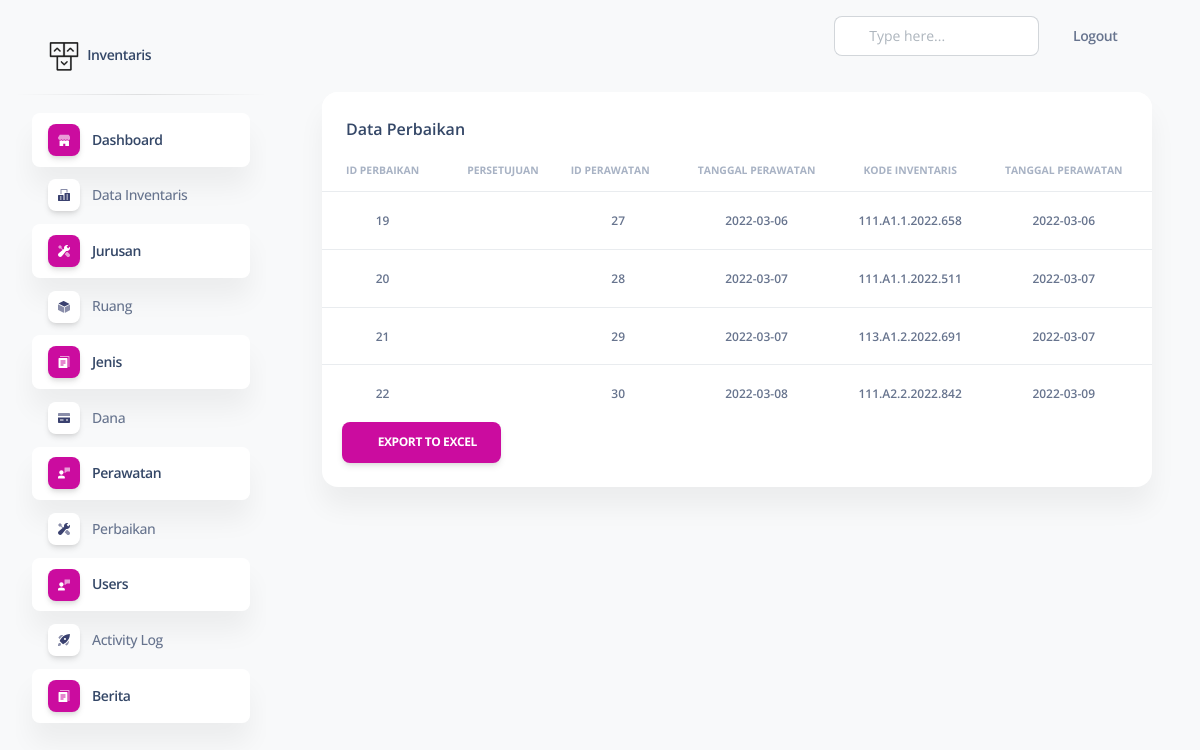
The app's page /includes/admin/index.php?page=data-perb (signed in) with its own data.
### tables this page shows
CREATE TABLE `perbaikan` (
  `id_perbaikan` int(11) NOT NULL,
  `id_perawatan` int(11) NOT NULL,
  `tanggal_perbaikan` date NOT NULL,
  `tanggal_selesai` date DEFAULT NULL,
  `status` int(11) NOT NULL,
  `id_users` int(11) NOT NULL,
  `id_inventaris` int(11) NOT NULL
);

CREATE TABLE `perawatan` (
  `id_perawatan` int(11) NOT NULL,
  `tanggal_perawatan` date NOT NULL,
  `id_inventaris` int(11) NOT NULL
);

CREATE TABLE `inventaris` (
  `id_inventaris` int(11) NOT NULL,
  `nama` varchar(100) NOT NULL,
  `kondisi` varchar(100) NOT NULL,
  `keterangan` varchar(100) NOT NULL,
  `nomor` int(11) NOT NULL,
  `jumlah` int(11) NOT NULL,
  `tanggal_register` date NOT NULL,
  `tahun_anggaran` int(11) NOT NULL,
  `id_dana` int(11) NOT NULL,
  `kode_inventaris` varchar(150) NOT NULL,
  `kode_jenis` varchar(100) NOT NULL,
  `id_ruang` int(11) NOT NULL,
  `id_level` int(11) NOT NULL,
  `kode_jurusan` int(11) NOT NULL,
  `berita` int(11) DEFAULT NULL
);

### includes/admin/perbaikan/data_perb.php (the view, shortened to what this page needs)
<!DOCTYPE html>
<html lang="en">
<head>
  <link rel="stylesheet" type="text/css" href="https://cdnjs.cloudflare.com/ajax/libs/twitter-bootstrap/5.0.1/css/bootstrap.min.css">
<link rel="stylesheet" type="text/css" href="https://cdn.datatables.net/1.11.4/css/dataTables.bootstrap5.min.css">
  <link href="../../assets/css/nucleo-icons.css" rel="stylesheet" />
  <link href="../../assets/css/nucleo-svg.css" rel="stylesheet" />
  <link href="../../assets/css/nucleo-svg.css" rel="stylesheet" />
  <link id="pagestyle" href="../../assets/css/soft-ui-dashboard.css?v=1.0.3" rel="stylesheet" />
</head>
<body class="g-sidenav-show  bg-gray-100">
    <div class="container-fluid py-4">
      <div class="row">
        <div class="col-12">
          <div class="card mb-4">
            <div class="card-header pb-0">
              <h6>Data Perbaikan</h6>
            </div>
            <div class="card-body px-0 pt-0 pb-2">
              <div class="table-responsive p-0">
                <table class="table align-items-center mb-0" id="example">
                  <thead>
                    <tr align="center">
                      <th class="text-uppercase text-secondary text-xxs font-weight-bolder opacity-7">ID PERBAIKAN</th>
                         <th class="text-uppercase text-secondary text-xxs font-weight-bolder opacity-7">PERSETUJUAN</th>
                      <th class="text-uppercase text-secondary text-xxs font-weight-bolder opacity-7 ps-2">ID PERAWATAN</th>
                      <th class="text-center text-uppercase text-secondary text-xxs font-weight-bolder opacity-7">TANGGAL PERAWATAN</th>
                      <th class="text-center text-uppercase text-secondary text-xxs font-weight-bolder opacity-7">KODE INVENTARIS</th>
                        <th class="text-center text-uppercase text-secondary text-xxs font-weight-bolder opacity-7">TANGGAL PERAWATAN</th>
                          <th class="text-center text-uppercase text-secondary text-xxs font-weight-bolder opacity-7">TANGGAL SELESAI</th>
                    </tr>
                  </thead>
                  <tbody>
<?php
    include '../../config/config.php';
    $data = mysqli_query($conn,"SELECT perbaikan.*,inventaris.kode_inventaris,inventaris.kode_jurusan,inventaris.kondisi ,perawatan.tanggal_perawatan FROM perbaikan INNER JOIN perawatan ON perawatan.id_perawatan = perbaikan.id_perawatan  INNER JOIN inventaris ON inventaris.id_inventaris = perbaikan.id_inventaris");
    while($d = mysqli_fetch_array($data)){
      ?>
                    <tr>
                       <td align="center">
                        <p class="text-xs font-weight-bold mb-0"><?php echo $d['id_perbaikan']; ?></p>
                      </td>
                        <td align="center">
</td>
                       <td align="center">
                        <p class="text-xs font-weight-bold mb-0"><?php echo $d['id_perawatan']; ?></p>
                      </td>
                      <td align="center">
                        <p class="text-xs font-weight-bold mb-0"><?php echo $d['tanggal_perawatan']; ?></p>
                        </td>
                    <td align="center">
                        <p class="text-xs font-weight-bold mb-0"><?php echo $d['kode_inventaris']; ?></p>
                       </td>
                      <td align="center">
                        <p class="text-xs font-weight-bold mb-0"><?php echo $d['tanggal_perbaikan']; ?></p>
                        </td>
                          <td align="center">
                        </td>
                    </tr>
                      <?php
    }
    ?>
                  </tbody>
                </table>
                  <div style="margin-left: 20px;">
                 <a href="perbaikan/exportt.php"  class="btn btn-primary" style="margin-top:8 px"><i class="fa fa-print"></i> Export To Excel</a>
               </div>
              </div>
            </div>
          </div>
        </div>
      </div>
    </div>
  </main>
</body>
</html>

### records on screen
perbaikan: id_perbaikan "19", id_perawatan "27", id_perawatan.tanggal_perawatan "2022-03-06", id_inventaris.kode_inventaris "111.A1.1.2022.658", tanggal_perbaikan "2022-03-06"
perbaikan: id_perbaikan "20", id_perawatan "28", id_perawatan.tanggal_perawatan "2022-03-07", id_inventaris.kode_inventaris "111.A1.1.2022.511", tanggal_perbaikan "2022-03-07"
perbaikan: id_perbaikan "21", id_perawatan "29", id_perawatan.tanggal_perawatan "2022-03-07", id_inventaris.kode_inventaris "113.A1.2.2022.691", tanggal_perbaikan "2022-03-07"
perbaikan: id_perbaikan "22", id_perawatan "30", id_perawatan.tanggal_perawatan "2022-03-08", id_inventaris.kode_inventaris "111.A2.2.2022.842", tanggal_perbaikan "2022-03-09"
